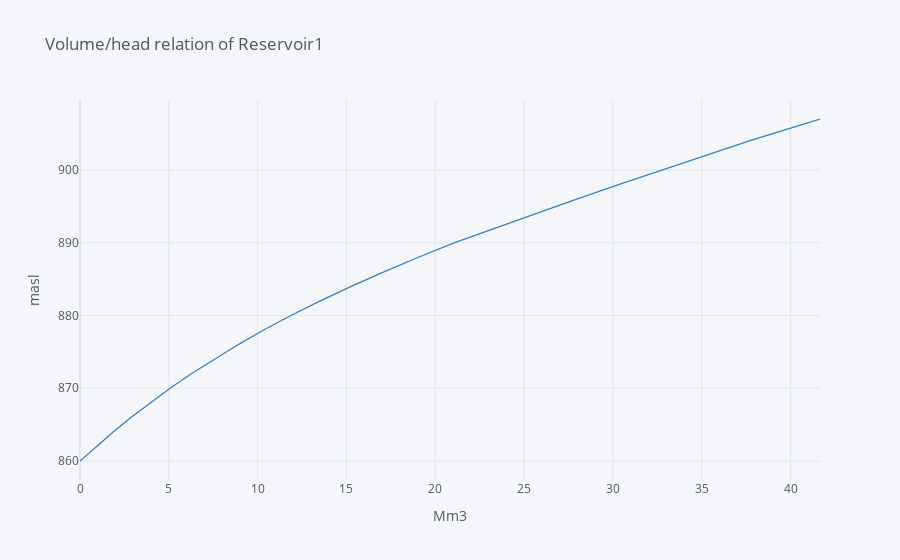

Notebook source saved alongside this figure:
### Markdown cell above
Now let's review some of the input graphically. Data such as time series, XY-curves and DataFrames can be plotted with a single line of code using Cufflinks (.iplot).

### Code cell
# Plotting the volume/head relation of Reservoir1
rsv1.vol_head.get().iplot(title="Volume/head relation of Reservoir1", xaxis_title="Mm3", yaxis_title="masl", color="blue")

### Figure 1 — Plotly figure (JSON) as saved in the notebook; plotly's stock layout.template omitted (floating-point values rounded to 4 significant figures)
{"data": [{"line": {"color": "rgba(55, 128, 191, 1.0)", "dash": "solid", "shape": "linear", "width": 1.3}, "mode": "lines", "name": "0.0", "text": "", "type": "scatter", "x": [0, 0.91, 1.87, 2.88, 5.07, 6.27, 7.56, 8.91, 10.34, 11.87, 13.53, 15.27, 17.11, 19.05, 21.1, 25.65, 27.96, 30.36, 35.18, 37.68, 39, 41.66], "y": [860, 862, 864, 866, 870, 872, 874, 876, 878, 880, 882, 884, 886, 888, 890, 894, 896, 898, 902, 904, 905, 907]}], "layout": {"autosize": true, "legend": {"bgcolor": "#F5F6F9", "font": {"color": "#4D5663"}}, "paper_bgcolor": "#F5F6F9", "plot_bgcolor": "#F5F6F9", "title": {"font": {"color": "#4D5663"}, "text": "Volume/head relation of Reservoir1"}, "xaxis": {"autorange": true, "gridcolor": "#E1E5ED", "range": [0, 41.66], "showgrid": true, "tickfont": {"color": "#4D5663"}, "title": {"font": {"color": "#4D5663"}, "text": "Mm3"}, "type": "linear", "zerolinecolor": "#E1E5ED"}, "yaxis": {"autorange": true, "gridcolor": "#E1E5ED", "range": [857.4, 909.6], "showgrid": true, "tickfont": {"color": "#4D5663"}, "title": {"font": {"color": "#4D5663"}, "text": "masl"}, "type": "linear", "zerolinecolor": "#E1E5ED"}}}
